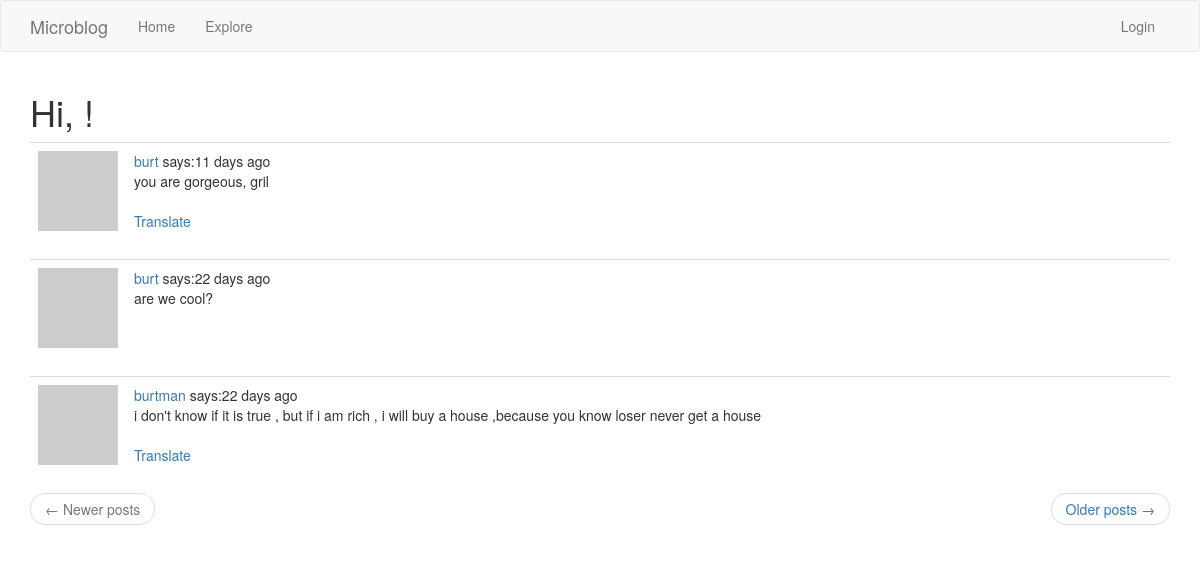
/explore, run on the app's committed database.
### app/models.py (models this page shows, shortened)
class SearchableMixin(object):
    @classmethod
    def search(cls, expression, page, per_page):
        ids, total = query_index(cls.__tablename__, expression, page, per_page)
        if total == 0:
            return cls.query.filter_by(id=0), 0
        when = []
        for idx, val in enumerate(ids):
            when.append((val, idx))
        return cls.query.filter(cls.id.in_(ids)).order_by(
            db.case(when, value=cls.id)
        ), total

class Post(SearchableMixin, db.Model):
    id = db.Column(db.Integer, autoincrement=True, primary_key=True)
    body = db.Column(db.String(140))
    timestamp = db.Column(db.DateTime, index=True, default=datetime.utcnow)
    user_id = db.Column(db.Integer, db.ForeignKey('user.id'))
    language = db.Column(db.String(5))
    __searchable__ = ['body']

class User(UserMixin, db.Model):
    id = db.Column(db.Integer, autoincrement=True, primary_key=True)
    username = db.Column(db.String(64), index=True, unique=True)
    email = db.Column(db.String(120), index=True, unique=True)
    password_hash = db.Column(db.String(128))
    about_me = db.Column(db.String(140))
    last_seen = db.Column(db.DateTime, default=datetime.utcnow)
    posts = db.relationship('Post', backref='author', lazy='dynamic')
    followed = db.relationship('User',
                               secondary=followers,
                               primaryjoin=(followers.c.follower_id == id),
                               secondaryjoin=(followers.c.followed_id == id),
                               backref=db.backref('followers', lazy='dynamic'),
                               lazy='dynamic')
    messages_sent = db.relationship('Message',
                                    backref='author',
                                    foreign_keys='Message.sender_id',
                                    lazy='dynamic')
    messages_received = db.relationship('Message',
                                        backref='recipient',
                                        foreign_keys='Message.recipient_id',
                                        lazy='dynamic')
    notifications = db.relationship('Notification',
                                    backref='user',
                                    lazy='dynamic')
    tasks = db.relationship('Task', backref='user', lazy='dynamic')
    last_message_read_time = db.Column(db.DateTime)
    def avatar(self, size):
        digest = md5(self.email.lower().encode('utf-8')).hexdigest()
        return 'https://www.gravatar.com/avatar/{}?d=monsterid&s={}'.format(digest, size)

### app/main/routes.py (the view)
@bp.route('/explore', methods=['GET'])
def explore():
    page = request.args.get('page', 1, type=int)
    posts = Post.query.order_by(Post.timestamp.desc()).paginate(page, current_app.config['POSTS_PER_PAGE'], False)
    next_url = url_for('main.explore', page=posts.next_num) if posts.has_next else None
    prev_url = url_for('main.explore', page=posts.prev_num) if posts.has_prev else None
    return render_template('index.html', title='explore', posts=posts.items, next_url=next_url, prev_url=prev_url)

### app/main/routes.py (called while the page is built)
@bp.before_app_request
def before_request():
    if current_user.is_authenticated:
        current_user.last_seen = datetime.utcnow()
        db.session.commit()
        g.search_form = SearchForm()

### app/templates/index.html (shortened to what this page needs)
{% extends "base.html" %}
{% import 'bootstrap/wtf.html' as wtf %}
{% block app_content %}
<h1>Hi, {{ current_user.username }}!</h1>
{% for post in posts %}
{% include "_post.html" %}
{% endfor %}
<nav aria-label="...">
    <ul class="pager">
        <li class="previous {% if not prev_url %} disabled {% endif %}">
            <a href="{{ prev_url or '#' }}">
                <span aria-hidden="true">&larr;</span> Newer posts
            </a>
        </li>
        <li class="next{% if not next_url %} disabled{% endif %}">
                <a href="{{ next_url or '#' }}">
                    Older posts <span aria-hidden="true">&rarr;</span>
                </a>
        </li>
    </ul>
</nav>
{% endblock %}

### app/templates/_post.html
<table class="table table-hover">
    <tr>
        <td width="70px">
            <a href="{{ url_for('main.user', username=post.author.username) }}">
                <img src="{{ post.author.avatar(70) }}" alt="">
            </a>
        </td>
        <td>
            <a href="{{ url_for('main.user', username=post.author.username) }}">
                {{ post.author.username }}
            </a>
            says:{{ moment(post.timestamp).fromNow() }}
            <br>
                <span id="post{{ post.id }}">{{ post.body }}</span>
            {% if post.language and post.language != g.locale %}
            <br><br>
            <span id="translation{{ post.id }}">
                <a href="javascript:translate(
                            '#post{{ post.id }}',
                            '#translation{{ post.id }}',
                            '{{ post.language }}',
                            '{{ g.locale }}'
                            )">Translate</a>
            </span>
            {% endif %}
        </td>
    </tr>
</table>

### data on the page
Post: author.username "burt", timestamp "11 days ago", body "you are gorgeous, gril"
Post: author.username "burt", timestamp "22 days ago", body "are we cool?"
Post: author.username "burtman", timestamp "22 days ago", body "i don't know if it is true , but if i am rich , i will buy a house ,because you know loser never get a house"
